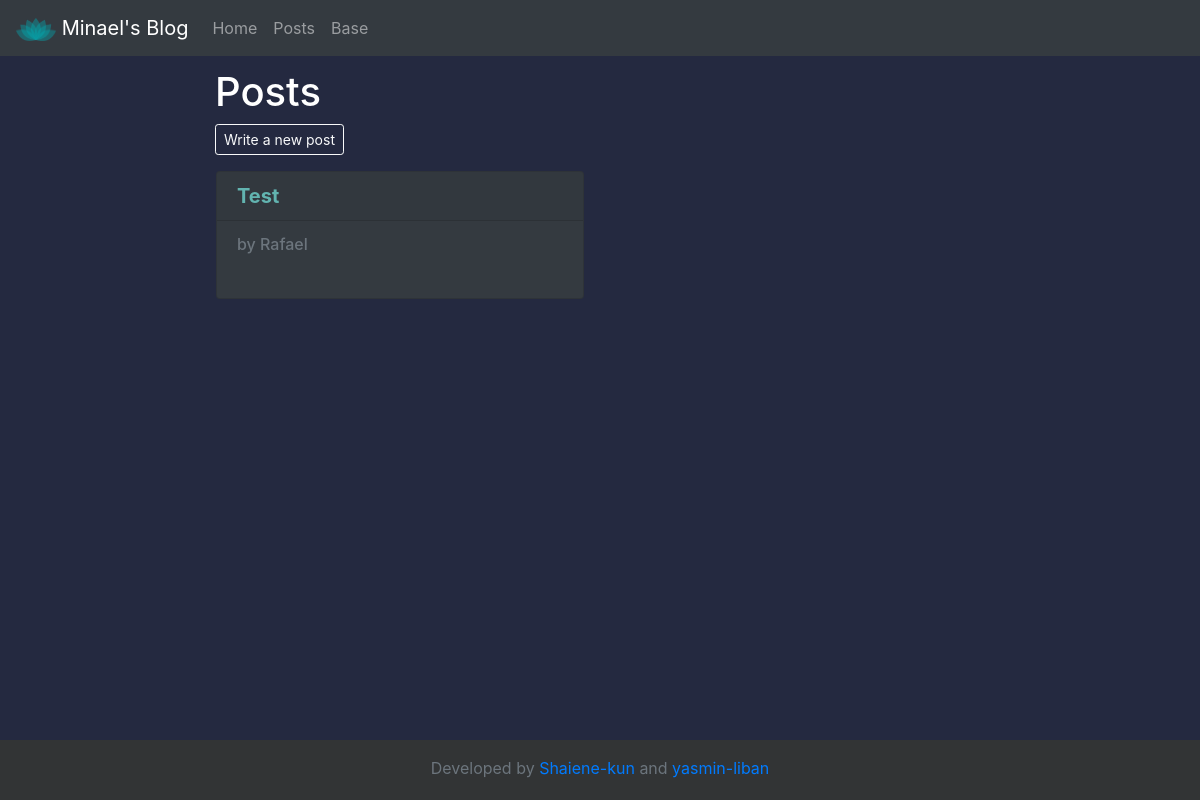
/posts/, run on an earlier commit of the app's database.
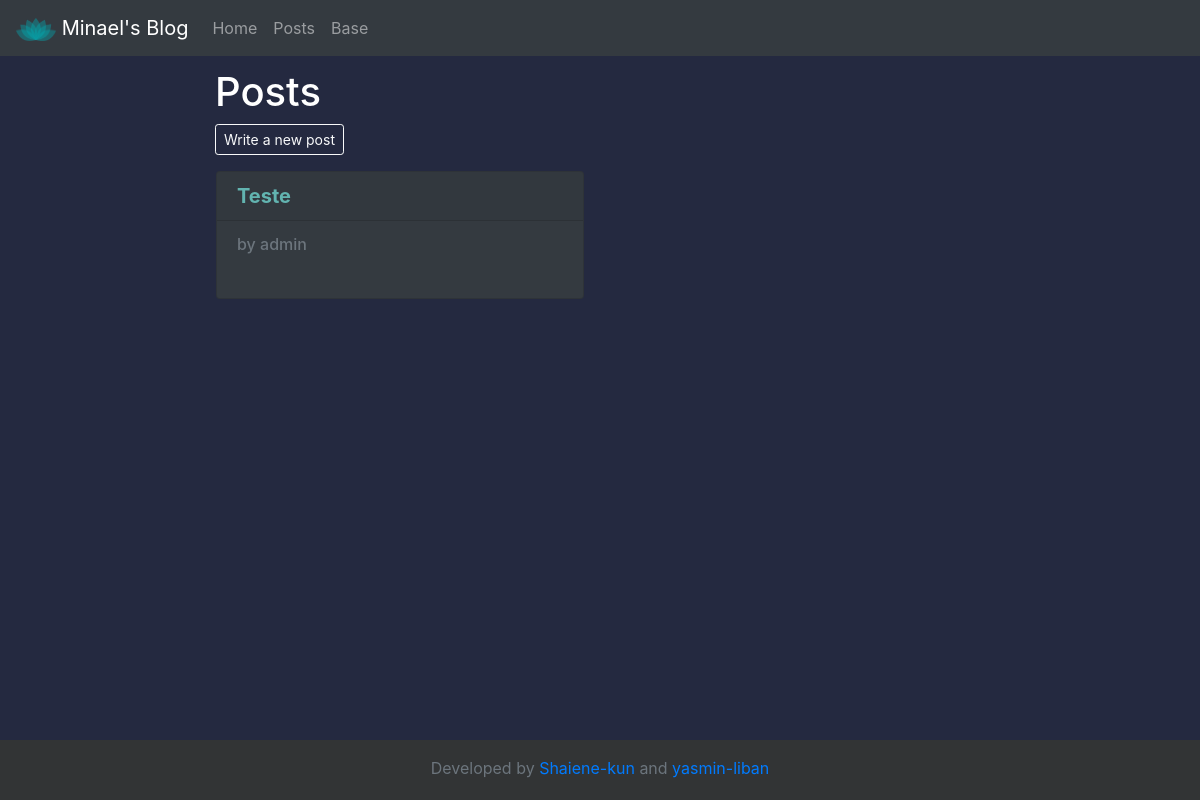
And on a later commit of the database.
### blog/models.py (models this page shows, shortened)
class Post(models.Model):
    title = models.CharField(max_length=255)
    author = models.ForeignKey(User, on_delete=models.CASCADE)
    body = MarkdownxField()

### blog/views.py (the view)
# urls.py: path('', PostsView.as_view(), name = "posts"),
class PostsView(ListView):
    model = Post
    template_name = "posts/home.html"

### blog/templatetags/filters.py (called while the page is built)
@register.filter
def formatted_markdown(text):
        return markdownify(text)

### templates/posts/home.html (shortened to what this page needs)
{% extends 'base/base.html'%}
{% block content%}
        {% load static %}
        {% load filters %}
        <link rel="stylesheet" href=" {% static 'posts/home/css/style.css' %} ">
        <h1 class="title" >Posts</h1>
        <a href="{% url 'blog:postForm'%}">
            <button class="btn btn-sm btn-outline-light" > Write a new post </button>
        </a>
        <div class="container-fluid p-0 m-0">
            <div class="row">
                    {% for currentPost in object_list %}
                        <div class="col-sm-6 coluna">
                            <div class="card text-white bg-dark mb-3">
                                <h5 class="card-header" >
                                    <a href="{% url 'blog:articleDetail' currentPost.pk %}" > <b> {{ currentPost.title }}</b> </a>
                                </h5>
                                <div class="card-body">
                                    <h6 class="card-subtitle mb-2 text-muted">
                                        by {{currentPost.author}}
                                    </h6>
                                </div>
                            </div>
                        </div>
                        <br>
                    {% endfor %}
            </div>
        </div>
{% endblock %}

What changed in the data, as far as the page shows it:
removed Post: title "Test", author "Rafael"
added Post: title "Teste", author "admin"
